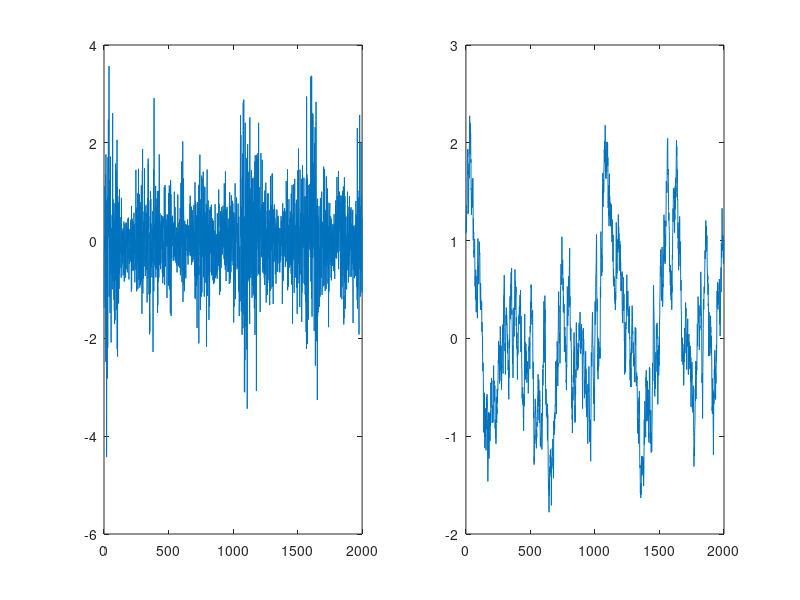

Write MATLAB code to recreate this figure. (Note: this script raises an error after producing the figure.)
function [] = StochVol_MALA()

% Random Numbers...
randn('state', sum(100*clock));
rand('twister', sum(100*clock));

% True Parameters
beta  = 0.65;
sigma = 0.15;
phi   = 0.98;


%%%%% Load Saved Data %%%%%
%{
NumOfObs = 2000;
x = zeros(2000,1);

% Generate latent volatility at t = 1
x(1) = normrnd(0, sigma/sqrt(1 - phi^2));

% Generate latent volatilities
for n = 1:(NumOfObs-1)
    x(n + 1) = phi*x(n) + normrnd(0, sigma);
end

% Generate observed data
y = beta*randn(NumOfObs,1).*exp(x/2);
I           = eye(NumOfObs);

Truex = x; % Save true x values
%}


%%%%% Load Saved Data %%%%%
%
Data = load('StochVolData1.mat');

y        = Data.y;
NumOfObs = length(y);
x        = Data.Truex;
Truex    = Data.Truex;
%}



% Sparse diagonal matrix
I = sparse(eye(NumOfObs));

subplot(121);
plot(y)
subplot(122)
plot(x)



% RM-HMC Setup
NumOfIterations    = 100000;
BurnIn             = 80000;
Thinning           = 1;

% Values for StochVolData1
HPStepSize         = 0.01;
StepSize           = 0.05;


Scaling   = NumOfObs^(1/2);
HPScaling = NumOfObs^(1/2);

Proposed = 0;
Accepted = 0;

HPProposed = 0;
HPAccepted = 0;


% Set initial values of x, beta, sigma, phi
x     = y;
beta  = 0.5;
sigma = 0.5;
phi   = 0.5;

ySquared = y.^2;

xSaved     = zeros((NumOfIterations-BurnIn)/Thinning,NumOfObs);
betaSaved  = zeros((NumOfIterations-BurnIn)/Thinning,1);
phiSaved   = zeros((NumOfIterations-BurnIn)/Thinning,1);
sigmaSaved = zeros((NumOfIterations-BurnIn)/Thinning,1);
LJLSaved   = zeros((NumOfIterations-BurnIn)/Thinning,1);



for IterationNum = 1:NumOfIterations
       
    if mod(IterationNum, 50) == 0
        disp(IterationNum)
    end
    
    %%%%%%%%%%%%%%%%%%%%%%%%%%%%%%%
    % Sample the latent variables %
    %%%%%%%%%%%%%%%%%%%%%%%%%%%%%%%
    
    % Update the log-jointlikelihood!
    CurrentLJL =  -(1/(2*sigma^2))*x(1)^2*(1-phi^2) - sum( x./2 + (y.^2)./(2*beta^2*exp(x)) ) - (1/(2*sigma^2))*sum( (x(2:end)-phi*x(1:end-1)).^2 );
    
    xNew = x;
    Proposed = Proposed + 1;
    
    % Create Gradient
    s   = -0.5 + (y.^2)./(2*beta^2*exp(xNew));
    d_1 = (1/sigma^2)*(xNew(1) - phi*xNew(2));
    d_2 = (1/sigma^2)*(xNew(end) - phi*xNew(end-1));
    r   = [d_1; -(phi/sigma^2)*(xNew(3:end) - phi*xNew(2:end-1)) + (1/sigma^2)*(xNew(2:end-1) - phi*xNew(1:end-2)); d_2];
    
    % Gradient
    GradL = s - r;
    
    Mean = xNew + (StepSize/(2*Scaling))*GradL;
    xNew = Mean + randn(NumOfObs,1)*sqrt((StepSize/Scaling));
    
    ProposedLJL   = -(1/(2*sigma^2))*xNew(1)^2*(1-phi^2) - sum( xNew./2 + (y.^2)./(2*beta^2*exp(xNew)) ) - (1/(2*sigma^2))*sum( (xNew(2:end)-phi*xNew(1:end-1)).^2 );
    
    
    ProbNewGivenOld = LogNormPDF(Mean, xNew,(StepSize/Scaling));
    
    
    % Calculate probability of Old given New
    % Create Gradient
    s   = -0.5 + (y.^2)./(2*beta^2*exp(xNew));
    d_1 = (1/sigma^2)*(xNew(1) - phi*xNew(2));
    d_2 = (1/sigma^2)*(xNew(end) - phi*xNew(end-1));
    r   = [d_1; -(phi/sigma^2)*(xNew(3:end) - phi*xNew(2:end-1)) + (1/sigma^2)*(xNew(2:end-1) - phi*xNew(1:end-2)); d_2];
    % Gradient
    GradL = s - r;
    
    
    Mean = xNew + (StepSize/(2*Scaling))*GradL;
    ProbOldGivenNew = LogNormPDF(x, Mean, (StepSize/Scaling));
    
    
    % Accept according to ratio
    Ratio = ProposedLJL + ProbOldGivenNew - CurrentLJL - ProbNewGivenOld;
    
    
    if Ratio > 0 || (Ratio > log(rand))
        CurrentLJL = ProposedLJL;
        x = xNew;
        Accepted = Accepted + 1;
        %disp('Accepted')
        drawnow
    else
        %disp('Rejected')
        drawnow
    end
    
    
    
    
    
    %%%%%%%%%%%%%%%%%%%%%
    % Sample Parameters %
    %%%%%%%%%%%%%%%%%%%%%
    
    Expx = exp(x);
    
    
    HPNew      = [beta sigma phi];
    
    OriginalHP    = HPNew;
    OriginalHP(2) = log(OriginalHP(2));
    OriginalHP(3) = atanh(OriginalHP(3));
    
    HPProposed = HPProposed + 1;
    
    CurrentLJL = -sum(x/2) - NumOfObs*log(beta) - sum( (ySquared)./(2*beta^2*Expx) ) + 0.5*log(1-phi^2) - log(sigma) - x(1)^2*(1-phi^2)/(2*sigma^2) - (NumOfObs-1)*log(sigma) - sum( (x(2:end)-phi*x(1:end-1)).^2./(2*sigma^2) );
    CurrentJ   = log(sigma*(1-phi^2)); % Jacobian
    % Add Prior
    Prior      = -beta - 0.5/(2*sigma^2) - 6*log(sigma^2) + log(sigma) + 19*log((phi+1)/2) + 0.5*log((1-phi)/2);
    CurrentLJL = CurrentLJL + Prior;
    
    
    % Create Gradient
    HPGradL(1) = -NumOfObs/beta + sum( (ySquared)./(beta^3*Expx) );
    HPGradL(2) = -NumOfObs + x(1)^2*(1-phi^2)/(sigma^2) + sum( ((x(2:end)-phi*x(1:end-1)).^2)/(sigma^2) );
    HPGradL(3) = -phi + (phi*x(1)^2)*(1-phi^2)/sigma^2 + sum( x(1:end-1).*(x(2:end)-phi*x(1:end-1)).*(1-phi^2)./sigma^2 );
    % Add Prior
    HPGradL(1) = HPGradL(1) - 1;
    HPGradL(2) = HPGradL(2) + 0.5/sigma^2 - 11;
    HPGradL(3) = HPGradL(3) + 38*(1-phi) - (1+phi);
    
    % Update parameters
    HPNew(2) = log(HPNew(2));
    HPNew(3) = atanh(HPNew(3));
    
    HPMean = HPNew + (HPStepSize/(2*HPScaling))*HPGradL;
    HPNew  = HPMean + randn(1,3)*sqrt((HPStepSize/HPScaling));
    
    ProbNewGivenOld = LogNormPDF(HPMean, HPNew,(HPStepSize/HPScaling));
    
    HPNew(2) = exp(HPNew(2));
    HPNew(3) = tanh(HPNew(3));
    
    
    ProposedLJL = -sum(x/2) - NumOfObs*log(HPNew(1)) - sum( (ySquared)./(2*HPNew(1)^2*exp(x)) ) + 0.5*log(1-HPNew(3)^2) - log(HPNew(2)) - x(1)^2*(1-HPNew(3)^2)/(2*HPNew(2)^2) - (NumOfObs-1)*log(HPNew(2)) - sum( (x(2:end)-HPNew(3)*x(1:end-1)).^2./(2*HPNew(2)^2) );
    ProposedJ   = log(HPNew(2)*(1-HPNew(3)^2)); % Jacobian
    % Add Prior
    Prior       = -HPNew(1) - 0.5/(2*HPNew(2)^2) - 6*log(HPNew(2)^2) + log(HPNew(2)) + 19*log((HPNew(3)+1)/2) + 0.5*log((1-HPNew(3))/2);
    ProposedLJL = ProposedLJL + Prior;
    
    
    % Create Gradient
    HPGradL(1) = -NumOfObs/HPNew(1) + sum( (ySquared)./(HPNew(1)^3*Expx) );
    HPGradL(2) = -NumOfObs + x(1)^2*(1-HPNew(3)^2)/(HPNew(2)^2) + sum( ((x(2:end)-HPNew(3)*x(1:end-1)).^2)/(HPNew(2)^2) );
    HPGradL(3) = -HPNew(3) + (HPNew(3)*x(1)^2)*(1-HPNew(3)^2)/HPNew(2)^2 + sum( x(1:end-1).*(x(2:end)-HPNew(3)*x(1:end-1)).*(1-HPNew(3)^2)./HPNew(2)^2 );
    % Add Prior
    HPGradL(1) = HPGradL(1) - 1;
    HPGradL(2) = HPGradL(2) + 0.5/HPNew(2)^2 - 11;
    HPGradL(3) = HPGradL(3) + 38*(1-HPNew(3)) - (1+HPNew(3));
    
    % Calculate probability of Old given New
    HPNew(2) = log(HPNew(2));
    HPNew(3) = atanh(HPNew(3));
    
    HPMean          = HPNew + (HPStepSize/(2*HPScaling))*HPGradL;
    ProbOldGivenNew = LogNormPDF(OriginalHP, HPMean, (HPStepSize/HPScaling));
    
    HPNew(2) = exp(HPNew(2));
    HPNew(3) = tanh(HPNew(3));
    
    % Accept according to ratio
    Ratio = ProposedLJL + ProposedJ + ProbOldGivenNew - CurrentLJL - CurrentJ - ProbNewGivenOld;
    
    
    if Ratio > 0 || (Ratio > log(rand))
        CurrentLJL = ProposedLJL;
        beta       = HPNew(1);
        sigma      = HPNew(2);
        phi        = HPNew(3);
        HPAccepted = HPAccepted + 1;
        %disp('Accepted')
        drawnow
    else
        %disp('Rejected')
        drawnow
    end
    
    
    
    
    if mod(IterationNum, 100) == 0
        Acceptance   = Accepted/Proposed;
        HPAcceptance = HPAccepted/HPProposed;
        
        
        disp(['HP: ' num2str(HPAcceptance)])
        disp(['LV: ' num2str(Acceptance)])
        
        
        Proposed = 0;
        Accepted = 0;
        
        HPProposed = 0;
        HPAccepted = 0;
    end
    
    
    % Save samples if required
    if IterationNum > BurnIn && mod(IterationNum, Thinning) == 0
        xSaved((IterationNum-BurnIn)/Thinning,:)     = x;
        betaSaved((IterationNum-BurnIn)/Thinning,1)  = beta;
        phiSaved((IterationNum-BurnIn)/Thinning,1)   = phi;
        sigmaSaved((IterationNum-BurnIn)/Thinning,1) = sigma;
        LJLSaved((IterationNum-BurnIn)/Thinning)     = CurrentLJL;
    end
    
    % Start timer after burn-in
    if IterationNum == BurnIn
        disp('Burn-in complete, now drawing posterior samples.')
        
        HPStepSize         = 0.005;
        StepSize           = 0.03;

        Scaling   = NumOfObs^(1/3);
        HPScaling = NumOfObs^(1/3);
        
        tic;
    end
    
end

% Stop timer
TimeTaken = toc;


CurTime = fix(clock);
save(['Results/MALA_StochVol_Trans_' num2str(floor(now)) '_' num2str(CurTime(4:6)) '.mat'], 'xSaved', 'Truex', 'y', 'betaSaved', 'phiSaved', 'sigmaSaved', 'LJLSaved', 'TimeTaken')

figure(100)
subplot(231)
plot(betaSaved)
subplot(232)
plot(sigmaSaved)
subplot(233)
plot(phiSaved)
% Plot histograms
%
subplot(234)
hist(betaSaved,1000)
subplot(235)
hist(sigmaSaved,1000)
subplot(236)
hist(phiSaved,1000)
%}

end


